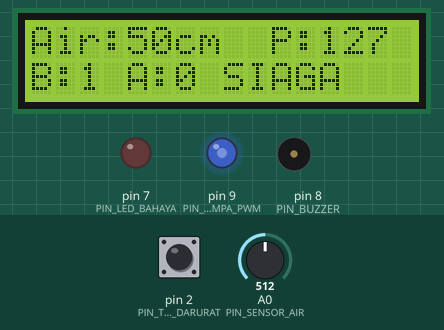
This program was run on a simulated Arduino Uno, built with avr-gcc and run on an emulated ATmega328P. Parts: 16×2 character LCD, output pins drawn as LEDs (lit = HIGH), buzzer (waves = sounding, pin HIGH). The test bench sets the inputs (shaded band); at power-on: A0 (PIN_SENSOR_AIR) = 512, pin 2 (PIN_TOMBOL_DARURAT) HIGH.

Above: at 2.4 s.
2.5 s: A0 (PIN_SENSOR_AIR) set to 900
At 3.4 s:
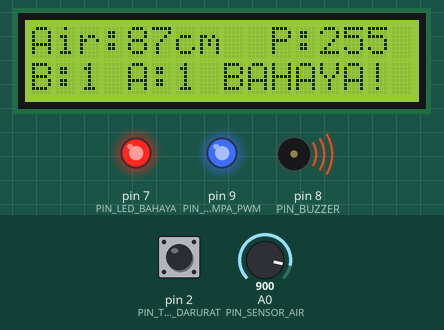
4.2 s: pin 2 (PIN_TOMBOL_DARURAT) pulled LOW for 0.25 s
At 4.46 s:
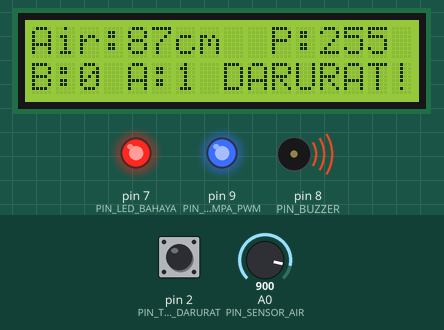
6.0 s: A0 (PIN_SENSOR_AIR) set to 793
At 6.8 s:
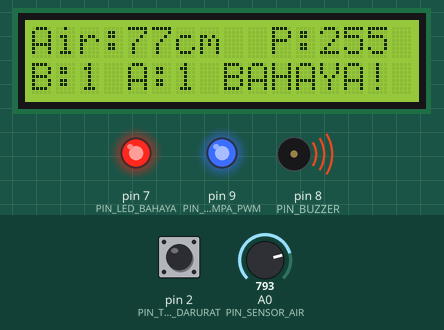
7.7 s: A0 (PIN_SENSOR_AIR) set to 770
At 9.0 s:
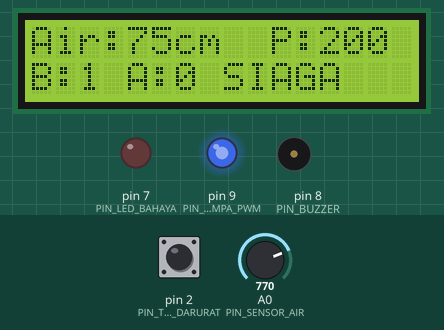
9.3 s: A0 (PIN_SENSOR_AIR) set to 322
At 10.0 s:
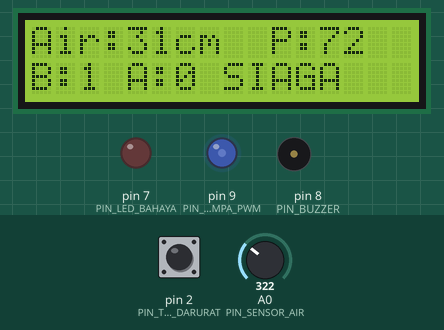
10.9 s: A0 (PIN_SENSOR_AIR) set to 298
At 11.9 s:
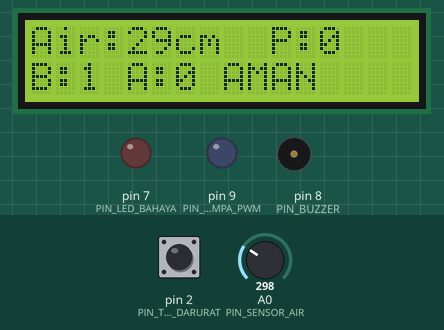
Timing chart, 0 to 13.5 s (numbered marks = the images above; inputs shaded):
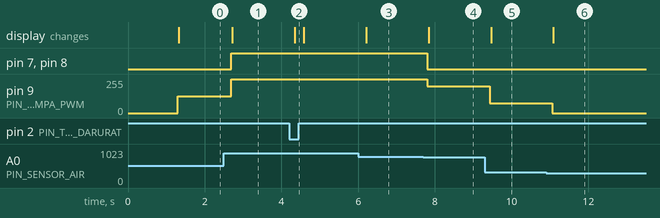

Measured:
- the behaviour switches between 778 and 777 on A0 (PIN_SENSOR_AIR) (found by bisection; images 3 and 4)
- the behaviour switches between 307 and 306 on A0 (PIN_SENSOR_AIR) (found by bisection; images 5 and 6)
- after the input at 2.5 s, pin 7 (PIN_LED_BAHAYA), pin 8 (PIN_BUZZER): LOW → HIGH after 0.19 s; pin 9 (PIN_POMPA_PWM): 127/255 → 255/255 after 0.19 s; the display: changes after 0.22 s (image 1)
- after the input at 4.2 s, the display: changes after 0.15 s (image 2)
- after the input at 6.0 s, the display: changes after 0.21 s (image 3)
- after the input at 7.7 s, pin 7 (PIN_LED_BAHAYA), pin 8 (PIN_BUZZER): HIGH → LOW after 0.10 s; pin 9 (PIN_POMPA_PWM): 255/255 → 200/255 after 0.10 s; the display: changes after 0.13 s (image 4)
- after the input at 9.3 s, pin 9 (PIN_POMPA_PWM): 200/255 → 72/255 after 0.13 s; the display: changes after 0.16 s (image 5)
- after the input at 10.9 s, pin 9 (PIN_POMPA_PWM): 72/255 → 0/255 after 0.15 s; the display: changes after 0.18 s (image 6)

The program:

main.cpp
```cpp
#include <Arduino.h>
#include <Wire.h>
#include <LiquidCrystal_I2C.h>

// Inisialisasi LCD I2C alamat 0x27 ukuran 16x2
LiquidCrystal_I2C lcd(0x27, 16, 2);

// --- Definisi Pin ---
const int PIN_TOMBOL_DARURAT = 2;   // Input Digital (Active LOW)
const int PIN_SENSOR_AIR     = A0;  // Input ADC (Slide Potentiometer)
const int PIN_POMPA_PWM      = 9;   // Output PWM (LED Biru Simulasi Pompa)
const int PIN_LED_BAHAYA     = 7;   // Output Digital (LED Merah)
const int PIN_BUZZER         = 8;   // Output Digital (Sirine Buzzer)

void setup() {
  pinMode(PIN_TOMBOL_DARURAT, INPUT_PULLUP);
  pinMode(PIN_POMPA_PWM, OUTPUT);
  pinMode(PIN_LED_BAHAYA, OUTPUT);
  pinMode(PIN_BUZZER, OUTPUT);

  lcd.init();
  lcd.backlight();
  lcd.setCursor(0, 0);
  lcd.print("POMPA BANJIR");
  lcd.setCursor(0, 1);
  lcd.print("SISTEM SIAP...");
  delay(1200);
  lcd.clear();
}

void loop() {
  // 1. Baca Input Digital & Input ADC
  int statusTombol = digitalRead(PIN_TOMBOL_DARURAT); // 1 = lepas, 0 = tekan
  int nilaiADC     = analogRead(PIN_SENSOR_AIR);      // 0 - 1023
  int tinggiAir    = map(nilaiADC, 0, 1023, 0, 100);  // 0 - 100 cm

  int pwmPompa     = 0;
  int logikaAlarm  = LOW;
  String kondisi   = "AMAN    ";

  // 2. Evaluasi Logika Kontrol
  if (statusTombol == LOW) {
    kondisi     = "DARURAT!";
    pwmPompa    = 255;
    logikaAlarm = HIGH;
  }
  else if (tinggiAir < 30) {
    kondisi     = "AMAN    ";
    pwmPompa    = 0;
    logikaAlarm = LOW;
  }
  else if (tinggiAir <= 75) {
    kondisi     = "SIAGA   ";
    pwmPompa    = map(tinggiAir, 30, 75, 70, 200);
    logikaAlarm = LOW;
  }
  else {
    kondisi     = "BAHAYA! ";
    pwmPompa    = 255;
    logikaAlarm = HIGH;
  }

  // 3. Eksekusi Output PWM & Output Digital
  analogWrite(PIN_POMPA_PWM, pwmPompa);
  digitalWrite(PIN_LED_BAHAYA, logikaAlarm);
  digitalWrite(PIN_BUZZER, logikaAlarm);

  // 4. Tampilkan Luaran ke Layar LCD 16x2
  lcd.setCursor(0, 0);
  lcd.print("Air:");
  lcd.print(tinggiAir);
  lcd.print("cm ");
  lcd.setCursor(10, 0);
  lcd.print("P:");
  lcd.print(pwmPompa);
  lcd.print("  ");

  lcd.setCursor(0, 1);
  lcd.print("B:");
  lcd.print(statusTombol); // Level logika Input Digital (1/0)
  lcd.print(" A:");
  lcd.print(logikaAlarm);  // Level logika Output Digital (1/0)
  lcd.print(" ");
  lcd.print(kondisi);

  delay(200);
}
```
